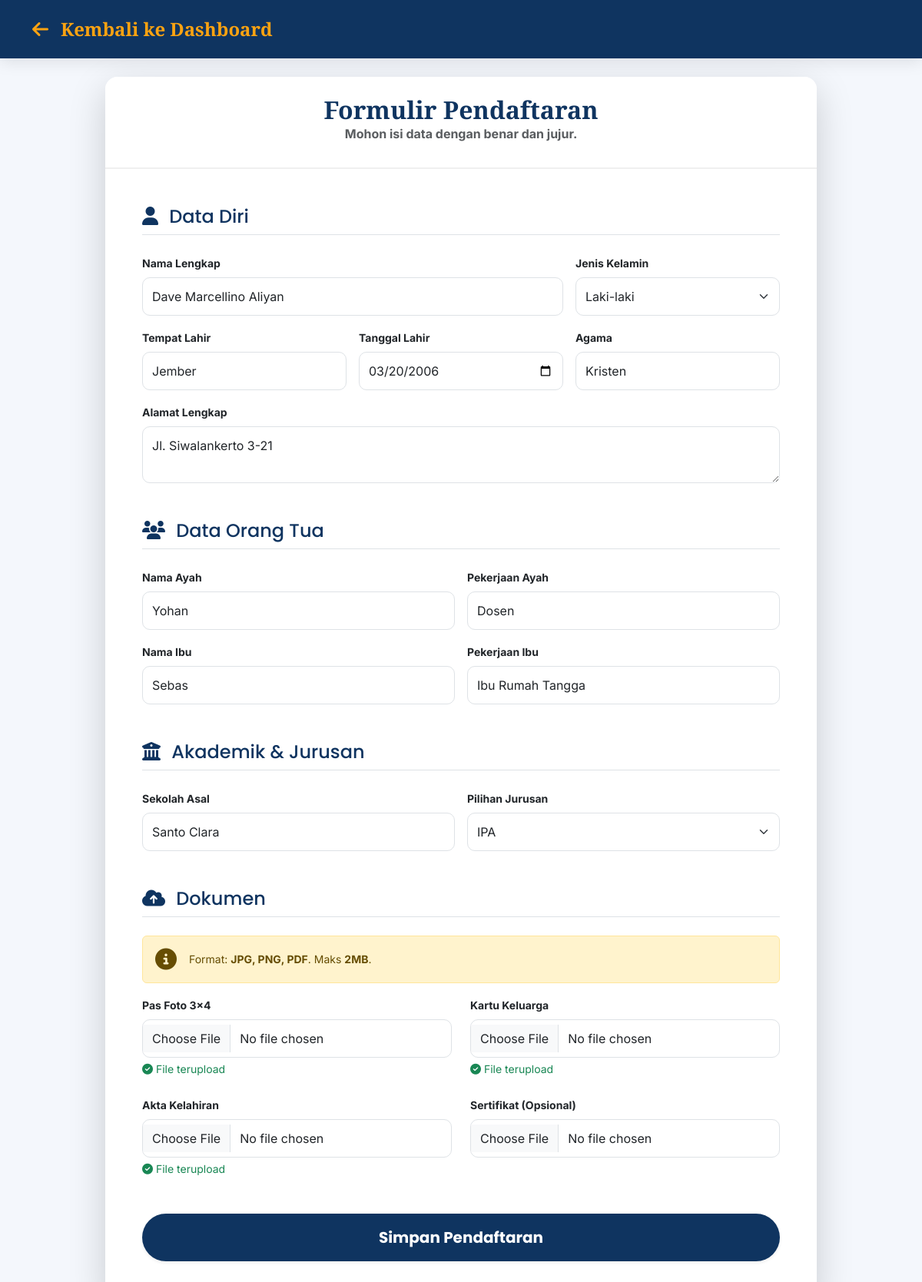
Screenshot of /siswa/formulir.php (signed in) with the database file from the repository.
### tables this page shows
CREATE TABLE `pendaftaran` (
  `id` int(11) NOT NULL,
  `user_id` int(11) NOT NULL,
  `nama_lengkap` varchar(255) NOT NULL,
  `tempat_lahir` varchar(100) NOT NULL,
  `tanggal_lahir` date NOT NULL,
  `jenis_kelamin` enum('L','P') NOT NULL,
  `agama` varchar(50) NOT NULL,
  `alamat` text NOT NULL,
  `nama_ayah` varchar(255) NOT NULL,
  `pekerjaan_ayah` varchar(100) NOT NULL,
  `nama_ibu` varchar(255) NOT NULL,
  `pekerjaan_ibu` varchar(100) NOT NULL,
  `sekolah_asal` varchar(255) NOT NULL,
  `jurusan_pilihan` varchar(100) NOT NULL,
  `foto` varchar(255) DEFAULT NULL,
  `kk` varchar(255) DEFAULT NULL,
  `akta` varchar(255) DEFAULT NULL,
  `sertifikat` varchar(255) DEFAULT NULL,
  `status` enum('menunggu','lolos','ditolak','diterima') NOT NULL DEFAULT 'menunggu',
  `created_at` timestamp NOT NULL DEFAULT current_timestamp(),
  `updated_at` timestamp NOT NULL DEFAULT current_timestamp() ON UPDATE current_timestamp()
);

### siswa/formulir.php (the view, shortened to what this page needs)
<?php
include '../koneksi.php';
$user_id = $_SESSION['user_id'];
$stmt_fetch = $koneksi->prepare("SELECT * FROM pendaftaran WHERE user_id = ?");
$stmt_fetch->bind_param("i", $user_id);
$stmt_fetch->execute();
$pendaftaran = $stmt_fetch->get_result()->fetch_assoc();
?>
<!DOCTYPE html>
<html lang="id">
<head>
    <link href="https://cdn.jsdelivr.net/npm/bootstrap@5.3.3/dist/css/bootstrap.min.css" rel="stylesheet">
    <link href="https://cdnjs.cloudflare.com/ajax/libs/font-awesome/6.5.1/css/all.min.css" rel="stylesheet">
    <link rel="stylesheet" href="../assets/css/custom.css">
</head>
<body>
    <nav class="navbar navbar-dark bg-primary mb-4">
        <div class="container">
            <a class="navbar-brand d-flex align-items-center" href="index.php">
                <i class="fas fa-arrow-left me-3"></i>
                <span class="brand-font fw-bold">Kembali ke Dashboard</span>
            </a>
        </div>
    </nav>
    <div class="container pb-5">
        <div class="row justify-content-center">
            <div class="col-lg-10">
                <div class="card shadow-lg border-0 rounded-4">
                    <div class="card-header bg-white pt-4 pb-3">
                        <h2 class="text-primary text-center fw-bold mb-0">Formulir Pendaftaran</h2>
                        <p class="text-center text-muted">Mohon isi data dengan benar dan jujur.</p>
                    </div>
                    <div class="card-body p-4 p-md-5">
                        <form method="POST" enctype="multipart/form-data">
                            <div class="mb-5">
                                <h4 class="text-primary border-bottom pb-2 mb-4"><i class="fas fa-user me-2"></i> Data Diri</h4>
                                <div class="row g-3">
                                    <div class="col-md-8">
                                        <label class="form-label fw-bold small">Nama Lengkap</label>
                                        <input type="text" class="form-control" name="nama_lengkap" value="<?php echo htmlspecialchars($pendaftaran['nama_lengkap'] ?? ''); ?>" required>
                                    </div>
                                    <div class="col-md-4">
                                        <label class="form-label fw-bold small">Jenis Kelamin</label>
                                        <select class="form-select" name="jenis_kelamin" required>
                                            <option value="L" <?php echo (isset($pendaftaran['jenis_kelamin']) && $pendaftaran['jenis_kelamin'] == 'L') ? 'selected' : ''; ?>>Laki-laki</option>
                                        </select>
                                    </div>
                                    <div class="col-md-4">
                                        <label class="form-label fw-bold small">Tempat Lahir</label>
                                        <input type="text" class="form-control" name="tempat_lahir" value="<?php echo htmlspecialchars($pendaftaran['tempat_lahir'] ?? ''); ?>" required>
                                    </div>
                                    <div class="col-md-4">
                                        <label class="form-label fw-bold small">Tanggal Lahir</label>
                                        <input type="date" class="form-control" name="tanggal_lahir" value="<?php echo htmlspecialchars($pendaftaran['tanggal_lahir'] ?? ''); ?>" required>
                                    </div>
                                    <div class="col-md-4">
                                        <label class="form-label fw-bold small">Agama</label>
                                        <input type="text" class="form-control" name="agama" value="<?php echo htmlspecialchars($pendaftaran['agama'] ?? ''); ?>" required>
                                    </div>
                                    <div class="col-12">
                                        <label class="form-label fw-bold small">Alamat Lengkap</label>
                                        <textarea class="form-control" name="alamat" rows="2" required><?php echo htmlspecialchars($pendaftaran['alamat'] ?? ''); ?></textarea>
                                    </div>
                                </div>
                            </div>
                            <div class="mb-5">
                                <h4 class="text-primary border-bottom pb-2 mb-4"><i class="fas fa-users me-2"></i> Data Orang Tua</h4>
                                <div class="row g-3">
                                    <div class="col-md-6">
                                        <label class="form-label fw-bold small">Nama Ayah</label>
                                        <input type="text" class="form-control" name="nama_ayah" value="<?php echo htmlspecialchars($pendaftaran['nama_ayah'] ?? ''); ?>" required>
                                    </div>
                                    <div class="col-md-6">
                                        <label class="form-label fw-bold small">Pekerjaan Ayah</label>
                                        <input type="text" class="form-control" name="pekerjaan_ayah" value="<?php echo htmlspecialchars($pendaftaran['pekerjaan_ayah'] ?? ''); ?>" required>
                                    </div>
                                    <div class="col-md-6">
                                        <label class="form-label fw-bold small">Nama Ibu</label>
                                        <input type="text" class="form-control" name="nama_ibu" value="<?php echo htmlspecialchars($pendaftaran['nama_ibu'] ?? ''); ?>" required>
                                    </div>
                                    <div class="col-md-6">
                                        <label class="form-label fw-bold small">Pekerjaan Ibu</label>
                                        <input type="text" class="form-control" name="pekerjaan_ibu" value="<?php echo htmlspecialchars($pendaftaran['pekerjaan_ibu'] ?? ''); ?>" required>
                                    </div>
                                </div>
                            </div>
                            <div class="mb-5">
                                <h4 class="text-primary border-bottom pb-2 mb-4"><i class="fas fa-university me-2"></i> Akademik & Jurusan</h4>
                                <div class="row g-3">
                                    <div class="col-md-6">
                                        <label class="form-label fw-bold small">Sekolah Asal</label>
                                        <input type="text" class="form-control" name="sekolah_asal" value="<?php echo htmlspecialchars($pendaftaran['sekolah_asal'] ?? ''); ?>" required>
                                    </div>
                                    <div class="col-md-6">
                                        <label class="form-label fw-bold small">Pilihan Jurusan</label>
                                        <select class="form-select" name="jurusan_pilihan" required>
                                            <option value="IPA" <?php echo (isset($pendaftaran['jurusan_pilihan']) && $pendaftaran['jurusan_pilihan'] == 'IPA') ? 'selected' : ''; ?>>IPA</option>
                                        </select>
                                    </div>
                                </div>
                            </div>
                            <div class="mb-5">
                                <h4 class="text-primary border-bottom pb-2 mb-4"><i class="fas fa-cloud-upload-alt me-2"></i> Dokumen</h4>
                                <div class="alert alert-warning small d-flex align-items-center">
                                    <i class="fas fa-info-circle fa-2x me-3"></i>
                                    <div>Format: <strong>JPG, PNG, PDF</strong>. Maks <strong>2MB</strong>.</div>
                                </div>
                                <div class="row g-4">
                                    <?php
                                        $files = ['foto' => 'Pas Foto 3x4', 'kk' => 'Kartu Keluarga', 'akta' => 'Akta Kelahiran', 'sertifikat' => 'Sertifikat (Opsional)'];
                                        foreach($files as $name => $label):
                                    ?>
                                    <div class="col-md-6">
                                        <label class="form-label fw-bold small"><?php echo $label; ?></label>
                                        <input type="file" class="form-control" name="<?php echo $name; ?>">
                                        <?php if(!empty($pendaftaran[$name])): ?>
                                            <div class="mt-1 small text-success"><i class="fas fa-check-circle"></i> File terupload</div>
                                        <?php endif; ?>
                                    </div>
                                    <?php endforeach; ?>
                                </div>
                            </div>
                            <div class="d-grid mt-5">
                                <button type="submit" class="btn btn-primary btn-lg rounded-pill fw-bold shadow-sm py-3">Simpan Pendaftaran</button>
                            </div>
                        </form>
                    </div>
                </div>
            </div>
        </div>
    </div>
</body>
</html>

### assets/css/custom.css (style rules this page uses)
:root { --primary-color: #0f3460; --secondary-color: #e94560; --accent-color: #fca311; --light-bg: #f8f9fa; --text-dark: #1a1a2e; --card-shadow: 0 10px 40px -10px rgba(0,0,0,0.1); }
body { background-color: #f4f7fc; font-family: 'Inter', sans-serif; color: var(--text-dark); }
h1, h2, h3, .brand-font, .card-title { font-family: 'Playfair Display', serif; }
h4, h5, .nav-link, .btn { font-family: 'Poppins', sans-serif; }
.navbar { background-color: var(--primary-color) !important; box-shadow: 0 4px 20px rgba(0,0,0,0.1); padding: 15px 0; }
.navbar-brand { color: var(--accent-color) !important; font-size: 1.5rem; font-weight: 700; }
.navbar-brand i { color: var(--white-color); }
.card { border: none; border-radius: 15px; box-shadow: var(--card-shadow); background: #fff; overflow: hidden; transition: transform 0.3s ease; }
.card-header { background-color: var(--white-color); border-bottom: 2px solid #f0f0f0; padding: 1.5rem; font-weight: 700; color: var(--primary-color); }
.btn { border-radius: 50px; padding: 10px 25px; font-weight: 500; transition: all 0.3s; }
.btn-primary { background-color: var(--primary-color); border: none; box-shadow: 0 4px 15px rgba(15, 52, 96, 0.3); }
.form-control, .form-select { border-radius: 10px; padding: 12px; border: 1px solid #dee2e6; }
.text-primary { color: var(--primary-color) !important; }

### rows the page displays
pendaftaran: nama_lengkap "Dave Marcellino Aliyan", jenis_kelamin "Laki-laki", tempat_lahir "Jember", tanggal_lahir "03/20/2006", agama "Kristen", alamat "Jl. Siwalankerto 3-21", nama_ayah "Yohan", pekerjaan_ayah "Dosen", nama_ibu "Sebas", pekerjaan_ibu "Ibu Rumah Tangga", sekolah_asal "Santo Clara", jurusan_pilihan "IPA"

### other values shown
$label "Pas Foto 3x4"
$label "Kartu Keluarga"
$label "Akta Kelahiran"
$label "Sertifikat (Opsional)"
